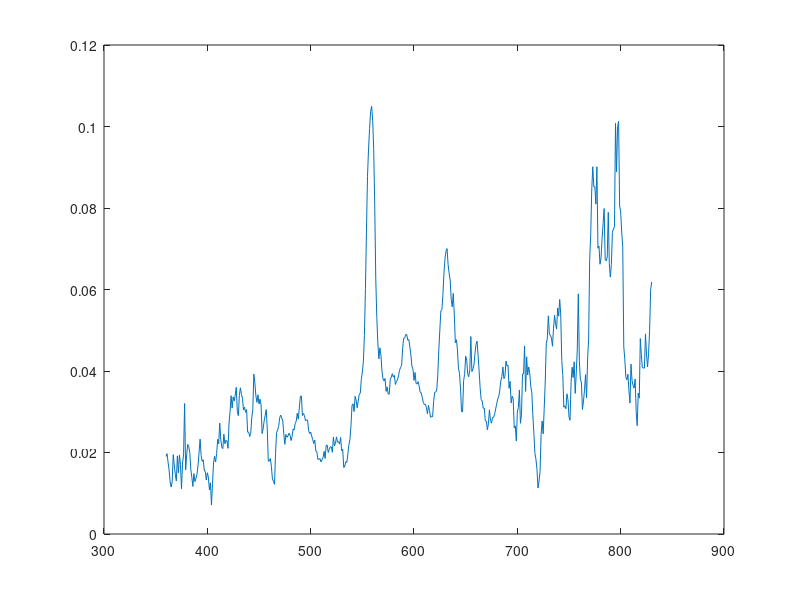

Source code (MATLAB):
%% Script to generate spectra from solar elevation
% Written by Manuel Spitschan, manuel.spitschan@tuebingen.mpg.de
%
% Spitschan M, Aguirre GK, Brainard DH & Sweeney AM (2016). Variation of
% outdoor illumination as a function of solar elevation and light
% pollution. Scientific Reports 6, 26756. doi:10.1038/srep26756.

% Load basis functions
load B_CIE3x.mat

% Load weights
M = csvread('w_CIE3R.csv')

% Extract solar elevation
solarElevationDeg = M(:, 1);

% Extract variables
wls = wls_CIE3R;
B = [ones(471, 1) B_CIE3R]; % Add absolute irradiance
w = M(:, 2:2:end);

% Put it all together
solarElevationIdx = 2; % Corresponds to -26 deg ec.
plot(wls, B*w(solarElevationIdx, :)');
